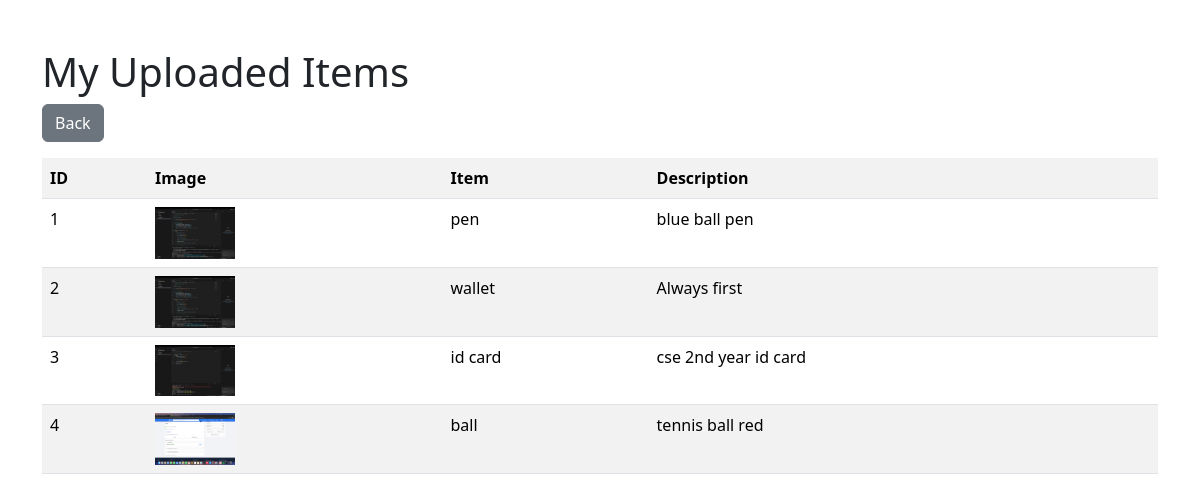
/myitems (signed in), run on the app's committed database.
### app.py (models this page shows)
class LostItem(db.Model):
    id = db.Column(db.Integer, primary_key=True)
    item = db.Column(db.String(200))
    desc = db.Column(db.String(500))
    image = db.Column(db.String(200))
    type = db.Column(db.String(20))
    owner = db.Column(db.String(200))
    date_created = db.Column(db.DateTime, default=datetime.utcnow)

### app.py (the view)
@app.route("/myitems")
def myitems():
    if "user" not in session:
        return redirect("/login")
    items = LostItem.query.filter_by(owner=session["user"]).all()
    return render_template("myitems.html", items=items)

### templates/myitems.html (shortened to what this page needs)
<!DOCTYPE html>
<html>
<head>
<link href="https://cdn.jsdelivr.net/npm/bootstrap@5.3.2/dist/css/bootstrap.min.css" rel="stylesheet">
</head>
<body>
<div class="container mt-5">
<h1>My Uploaded Items</h1>
<a href="/" class="btn btn-secondary mb-3">Back</a>
<table class="table table-striped">
<tr>
<th>ID</th>
<th>Image</th>
<th>Item</th>
<th>Description</th>
</tr>
{% for item in items %}
<tr>
<td>{{item.id}}</td>
<td>
<img src="{{ url_for('static', filename='uploads/' + item.image) }}" width="80">
</td>
<td>{{item.item}}</td>
<td>{{item.desc}}</td>
</tr>
{% endfor %}
</table>
</div>
</body>
</html>

### data on the page
LostItem: id "1", image (picture), item "pen", desc "blue ball pen"
LostItem: id "2", image (picture), item "wallet", desc "Always first"
LostItem: id "3", image (picture), item "id card", desc "cse 2nd year id card"
LostItem: id "4", image (picture), item "ball", desc "tennis ball red"
